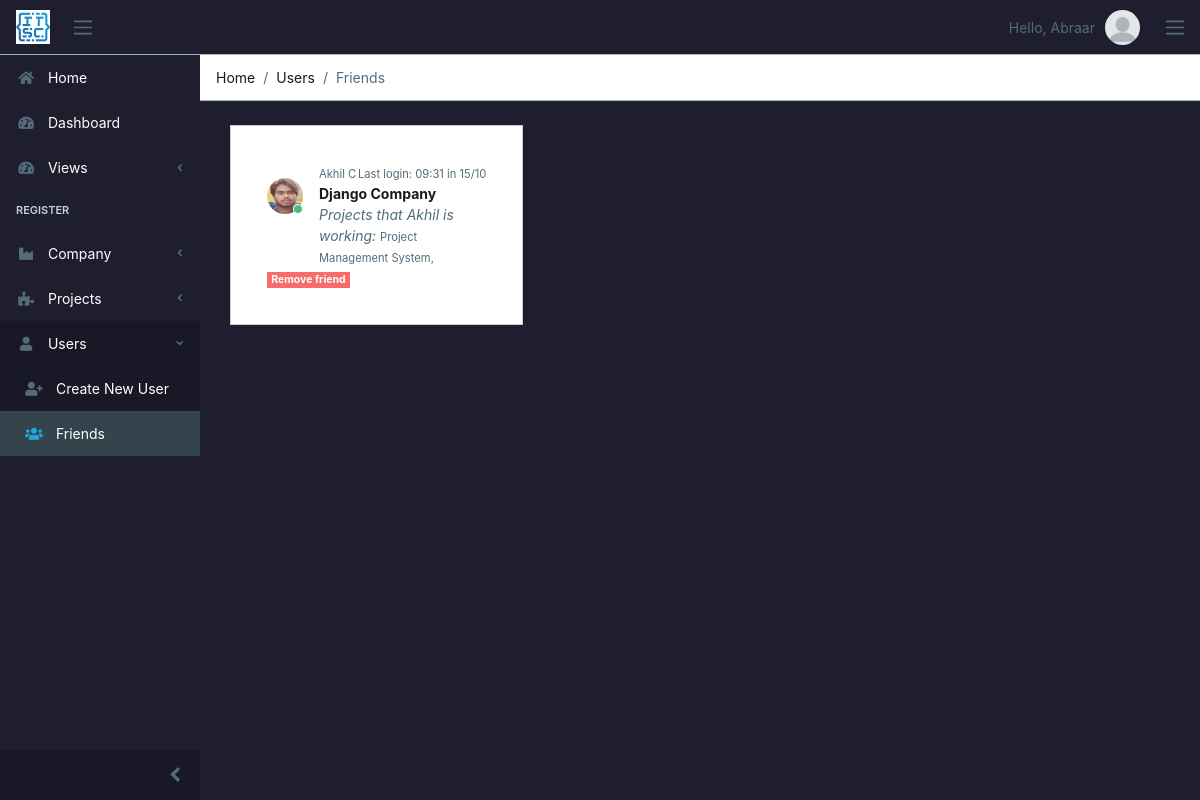
/register/users/friends/ (signed in), run on the app's committed database.
### register/models.py (models this page shows, shortened)
class UserProfile(models.Model):
    user    = models.ForeignKey(User, on_delete=models.CASCADE)
    company = models.ForeignKey(Company, on_delete=models.CASCADE)
    project = models.ManyToManyField(Project, blank=True)
    friends = models.ManyToManyField('self', blank=True)
    img    = models.ImageField(upload_to='core/avatar', blank=True, default='core/avatar/blank_profile.png')

class Company(models.Model):
    social_name = models.CharField(max_length=80)
    name = models.CharField(max_length=80)
    email = models.EmailField()
    class Meta:
        verbose_name_plural = 'Companies'
        ordering = ('name',)
    def __str__(self):
        return (self.name)

### projects/models.py (models this page shows, shortened)
class Project(models.Model):
    name = models.CharField(max_length=80)
    slug = models.SlugField('shortcut', blank=True)
    assign = models.ManyToManyField(User)
    status = models.CharField(max_length=7, choices=status, default=1)
    dead_line = models.DateField()
    company = models.ForeignKey('register.Company', on_delete=models.CASCADE)
    complete_per = models.FloatField(max_length=2, validators = [MinValueValidator(0), MaxValueValidator(100)])
    description = models.TextField(blank=True)
    add_date = models.DateField(auto_now_add=True)
    upd_date = models.DateField(auto_now_add=False, auto_now=True)
    class Meta:
        ordering = ['name']

### register/views.py (the view)
# urls.py: path('users/friends/', views.friends, name='friends'),
def friends(request):
    if request.user.is_authenticated:
        user = get_active_profile(request)
        friends = user.friends.all()
        context = {
            'friends' : friends,
        }
    else:
        users_prof = UserProfile.objects.all()
        context= {
            'users_prof' : users_prof,
        }
    return render(request, 'register/friends.html', context)

### register/views.py (called while the page is built)
def get_active_profile(request):
    user_id = request.user.userprofile_set.values_list()[0][0]
    return UserProfile.objects.get(id=user_id)

### register/templates/register/friends.html (shortened to what this page needs)
{% extends 'core/base.html' %}
{% load static %}
{% block breadcrumb %}
        <li class="breadcrumb-item">Home</li>
        <li class="breadcrumb-item">Users</li>
        <li class="breadcrumb-item active">Friends</li>
{% endblock breadcrumb%}
{% block content %}
<div class="container-fluid">
        <div class="row">
                {% if friends %}
                {% for friend in friends %}
                <div class="col-sm-6 col-md-4">
                    <div class="card">
                        <div class="card-body">
                            <div class="tab-pane p-3 active show">
                              <div class="message">
                                <div class="py-3 pb-5 mr-3 float-left">
                                  <div class="avatar">
                                    <img src="{{ friend.img.url }}" class="img-avatar" alt="{{ friend.user.get_full_name }}">
                                    <span class="avatar-status badge-success"></span>
                                  </div>
                                </div>
                                <div>
                                    <a href="{% url 'register:user' profile_id=friend.id %}"><small class="text-muted">{{ friend.user.get_full_name }}</small></a>
                                    {% if friend.user.last_login %}
                                  <small class="text-muted float-right mt-1">Last login: {{ friend.user.last_login|date:"H:i" }} in {{ friend.user.last_login|date:"d/m" }}</small>
                                    {% endif %}
                                </div>
                                <div class="text-truncate font-weight-bold">{{ friend.company }}</div>
                                {% if friend.user.project_set.all %}
                                <em class="text-muted">Projects that {{ friend.user.first_name }} is working:</em>
                                <small class="text-muted">
                                    {% for project in friend.user.project_set.all %}
                                    {{ project.name }},
                                    {% endfor %}
                                </small>
                                {% else %}
                                <em class="text-muted">{{ friend.user.first_name }} is working in no projects until now.</em>
                                {% endif %}
                                <div>
                                    <a href="{% url 'register:remove-friend' profile_id=friend.id %}" class="badge badge-danger text-white">Remove friend</a>
                                </div>
                              </div>
                            </div>
                        </div>
                    </div>
                </div>
                {% endfor %}
                {% else %}
                {% if user.is_authenticated %}
                    <h3 class="m-5">You have no friends :(</h3>
                {% else %}
                    <a href="{% url 'core:login' %}" class="nav-link display-4">Log in to see your friends</a>
                {% endif %}
                {% endif %}
            </div>
        </div>
    </div>
{% endblock %}

### core/templates/core/base.html (shortened to what this page needs)
{% load static %}
<!DOCTYPE html>
<html lang="en">
<head>
  <link rel="stylesheet" href="https://use.fontawesome.com/releases/v5.0.9/css/all.css">
  <link href="{% static 'core/css/simple-line-icons.min.css' %}" rel="stylesheet">
  <link href="{% static 'core/css/estilo.css' %}" rel="stylesheet">
  <link href="{% static 'core/css/style.css' %}" rel="stylesheet">
</head>
{% block body %}
<body class="app header-fixed sidebar-fixed aside-menu-fixed aside-menu-hidden" style="background-color: #ff7b44">
  <header class="app-header navbar" style="background-color: #1f1e2f">
    <img src="{% static 'core/img/logos/title.jpg' %}" alt="" class="brand-gui ml-2 d-none d-sm-block p-2">
    <button class="navbar-toggler sidebar-toggler d-md-down-none" type="button">
      <span class="navbar-toggler-icon"></span>
    </button>
    <ul class="nav navbar-nav ml-auto">
      {% if user.is_authenticated %}
      <li class="text-muted">Hello, {{ user.first_name }}</li>
      {% else %}
      <li class="text-muted">
        <a href="{% url 'core:login' %}">Sign in</a>
      </li>
      {% endif %}
      <li class="nav-item dropdown">
        <a class="nav-link" data-toggle="dropdown" href="#" role="button" aria-haspopup="true" aria-expanded="false">
          {% if user.is_authenticated %}
          <img src="{{ logged_user.img.url }}" class="img-avatar" alt="{{ user }}">
          {% else %}
          <img src="{% static 'core/img/avatar/blank_profile.png' %}" class="img-avatar" alt="{{ user }}">
          {% endif %}
        </a>
      </li>
    </ul>
    <button class="navbar-toggler aside-menu-toggler" type="button">
      <span class="navbar-toggler-icon"></span>
    </button>
  </header>
  <div class="app-body" style="background-color: #1f1e2f">
    <div class="sidebar" style="background-color: #1f1e2f">
      <nav class="sidebar-nav" style="background-color: #1f1e2f">
        <ul class="nav">
          <li class="nav-item"style="background-color: #1f1e2f">
            <a class="nav-link" style="background-color: #1f1e2f" href="{% url 'core:index' %}"><i class="fa fa-home"></i> Home </a>
          </li>
          <li class="nav-item">
            <a class="nav-link" href="{% url 'core:dashboard' %}"><i class="fa fa-tachometer-alt"></i> Dashboard</a>
          </li>
          <li class="nav-item nav-dropdown">
            <a class="nav-link nav-dropdown-toggle" href="#"><i class="fa fa-tachometer-alt"></i> Views</a>
          </li>
          <li class="nav-title">
            Register
          </li>
          <li class="nav-item nav-dropdown">
            <a class="nav-link nav-dropdown-toggle" href="#"><i class="fa fa-industry"></i> Company</a>
          </li>
          <li class="nav-item nav-dropdown">
            <a class="nav-link nav-dropdown-toggle" href="#"><i class="fa fa-puzzle-piece"></i> Projects</a>
          </li>
          <li class="nav-item nav-dropdown">
            <a class="nav-link nav-dropdown-toggle" href="#"><i class="fa fa-user"></i> Users</a>
            <ul class="nav-dropdown-items">
              <li class="nav-item">
                <a class="nav-link" href="{% url 'register:new-user' %}"><i class="fa fa-user-plus ml-2"></i> Create New User</a>
              </li>
              <li class="nav-item">
                <a class="nav-link" href="{% url 'register:friends' %}"><i class="fa fa-users ml-2"></i> Friends</a>
              </li>
            </ul>
          </li>
            </ul>
      </nav>
      <button class="sidebar-minimizer brand-minimizer" type="button"></button>
    </div>
    <main class="main">
      <ol class="breadcrumb" style= background-color: #ce51df">
        {% block breadcrumb %}{% endblock breadcrumb%}
      </ol>
{% block content %}
{% endblock %}
</body>
{% endblock body %}
</html>

### core/static/core/css/estilo.css (style rules this page uses)
.brand-gui { width: 50px; position: relative; }

### data on the page
UserProfile: img (placeholder picture)
UserProfile: img (picture), user.get_full_name "Akhil C", user.last_login "09:31", user.last_login "15/10", company "Django Company", user.first_name "Akhil"
Project: name "Project Management System"

### other printed values
{{ user.first_name }} "Abraar"
